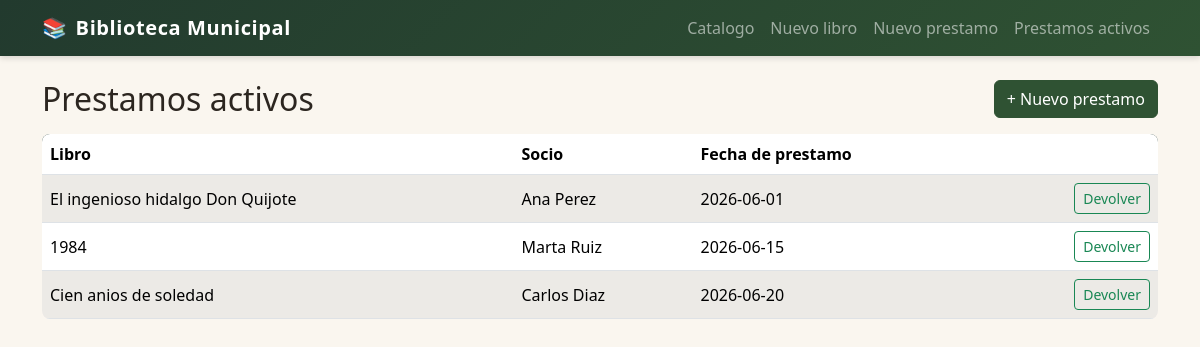
/index.php?accion=prestamos_activos, run on the app's committed database.
### tables this page shows
CREATE TABLE prestamos (
    id                INT AUTO_INCREMENT PRIMARY KEY,
    libro_id          INT  NOT NULL,
    nombre_socio      VARCHAR(100) NOT NULL,
    fecha_prestamo    DATE NOT NULL,
    fecha_devolucion  DATE NULL,
    CONSTRAINT fk_prestamos_libro
        FOREIGN KEY (libro_id) REFERENCES libros(id)
);

CREATE TABLE libros (
    id                INT AUTO_INCREMENT PRIMARY KEY,
    titulo            VARCHAR(200) NOT NULL,
    autor             VARCHAR(150) NOT NULL,
    isbn              VARCHAR(20)  NOT NULL UNIQUE,
    anio_publicacion  YEAR         NOT NULL,
    disponible        BOOLEAN      NOT NULL DEFAULT TRUE
);

### controllers/prestamos_controller.php (called while the page is built, shortened)
<?php
require_once __DIR__ . '/../models/Prestamo.php';
function accion_prestamos_activos(Prestamo $prestamos): void {
    $activos      = $prestamos->activos();
    require __DIR__ . '/../views/layouts/header.php';
    require __DIR__ . '/../views/prestamos/activos.php';
    require __DIR__ . '/../views/layouts/footer.php';
}

### models/Prestamo.php (called while the page is built, shortened)
<?php
class Prestamo {
    private PDO $pdo;
    public function __construct(PDO $pdo) {
        $this->pdo = $pdo;
    }
    public function activos(): array {
        $stmt = $this->pdo->prepare(
            'SELECT p.id, p.libro_id, p.nombre_socio, p.fecha_prestamo, l.titulo
               FROM prestamos p
               JOIN libros l ON l.id = p.libro_id
              WHERE p.fecha_devolucion IS NULL
           ORDER BY p.fecha_prestamo ASC'
        );
        $stmt->execute();
        return $stmt->fetchAll();
    }
}

### views/prestamos/activos.php (the view, shortened to what this page needs)
<div class="d-flex justify-content-between align-items-center mb-3">
    <h2 class="mb-0">Prestamos activos</h2>
    <a href="index.php?accion=prestamos_nuevo" class="btn btn-primary">+ Nuevo prestamo</a>
</div>
<?php if (empty($activos)): ?>
    <div class="alert alert-info">No hay ningun prestamo activo en este momento.</div>
<?php else: ?>
    <table class="table table-striped align-middle bg-white">
        <thead>
            <tr>
                <th>Libro</th>
                <th>Socio</th>
                <th>Fecha de prestamo</th>
                <th></th>
            </tr>
        </thead>
        <tbody>
            <?php foreach ($activos as $p): ?>
                <tr>
                    <td><?= htmlspecialchars($p['titulo']) ?></td>
                    <td><?= htmlspecialchars($p['nombre_socio']) ?></td>
                    <td><?= $p['fecha_prestamo'] ?></td>
                    <td class="text-end">
                        <form method="POST" action="index.php?accion=prestamos_devolver" class="d-inline">
                            <button type="submit" class="btn btn-sm btn-outline-success">Devolver</button>
                        </form>
                    </td>
                </tr>
            <?php endforeach; ?>
        </tbody>
    </table>
<?php endif; ?>

### css/estilos.css (style rules this page uses)
:root { --verde-oscuro: #223a2e; --verde: #2f5233; --dorado: #b08d57; --papel: #faf6ef; --texto: #2c2620; }
body { background-color: var(--papel); color: var(--texto); }
.btn-primary { background-color: var(--verde); border-color: var(--verde); }
.table { background-color: #fff; border-radius: 8px; overflow: hidden; }
.table thead { background-color: var(--verde-oscuro); color: #fff; }
.table-striped > tbody > tr:nth-of-type(odd) > * { background-color: rgba(176, 141, 87, 0.08); }

### data on the page
prestamos: libro.titulo "El ingenioso hidalgo Don Quijote", nombre_socio "Ana Perez", fecha_prestamo "2026-06-01"
prestamos: libro.titulo "1984", nombre_socio "Marta Ruiz", fecha_prestamo "2026-06-15"
prestamos: libro.titulo "Cien anios de soledad", nombre_socio "Carlos Diaz", fecha_prestamo "2026-06-20"
